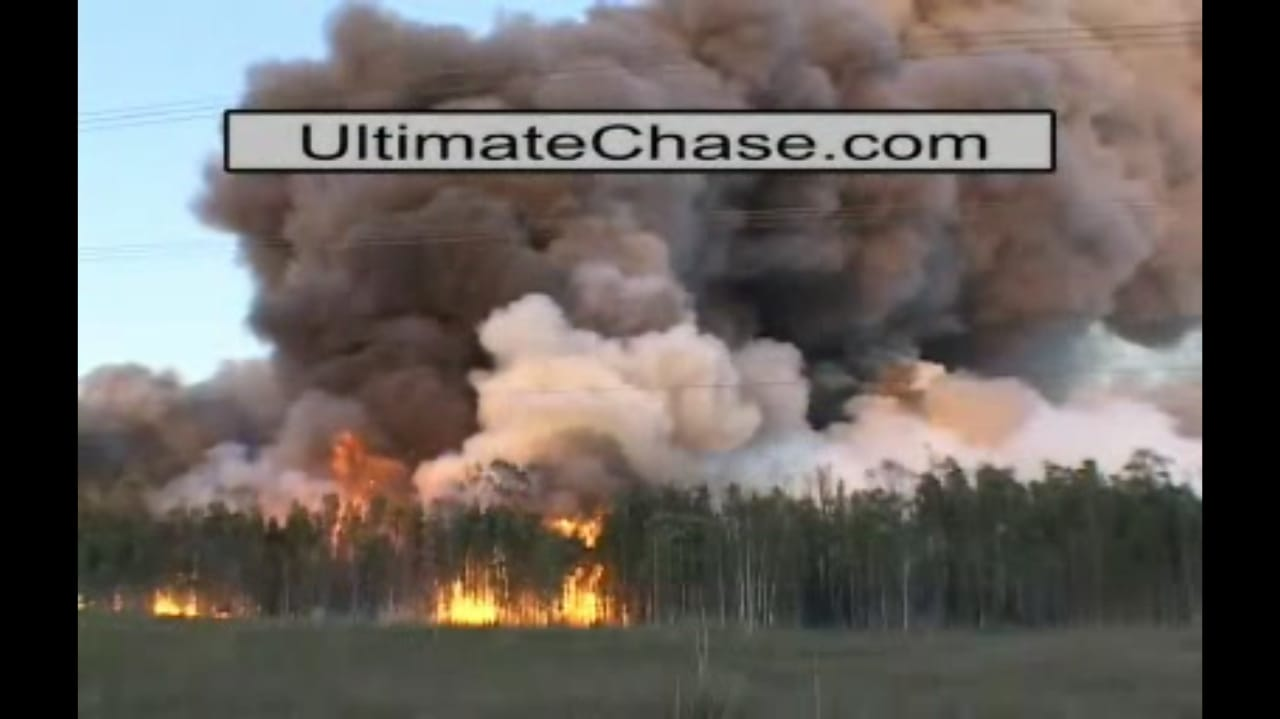
#> input picture 1.jpg, 1280 x 719 px, given in place of 1.jpeg, which was not available
$ python test.py
#> lines starting #> are read from the running program, lines starting #| are printed output that depends on the picture; after the words box and inside, x2 and y2 are one past the last pixel; in counts of white or black regions, pixels touching at a corner belong together; long printed decimals are rounded; pictures that were not available may be replaced by others from this repository, and a replacement may not be noted
import cv2
import numpy as np
import PIL
from PIL import Image
from numpy import array
import re
import string

# open or read the images
img1 = cv2.imread('1.jpeg')
#> img1 is the input picture: shape (719, 1280, 3); mean B, G, R 93.5, 97.8, 103.8
img2 = cv2.imread('2.jpeg')
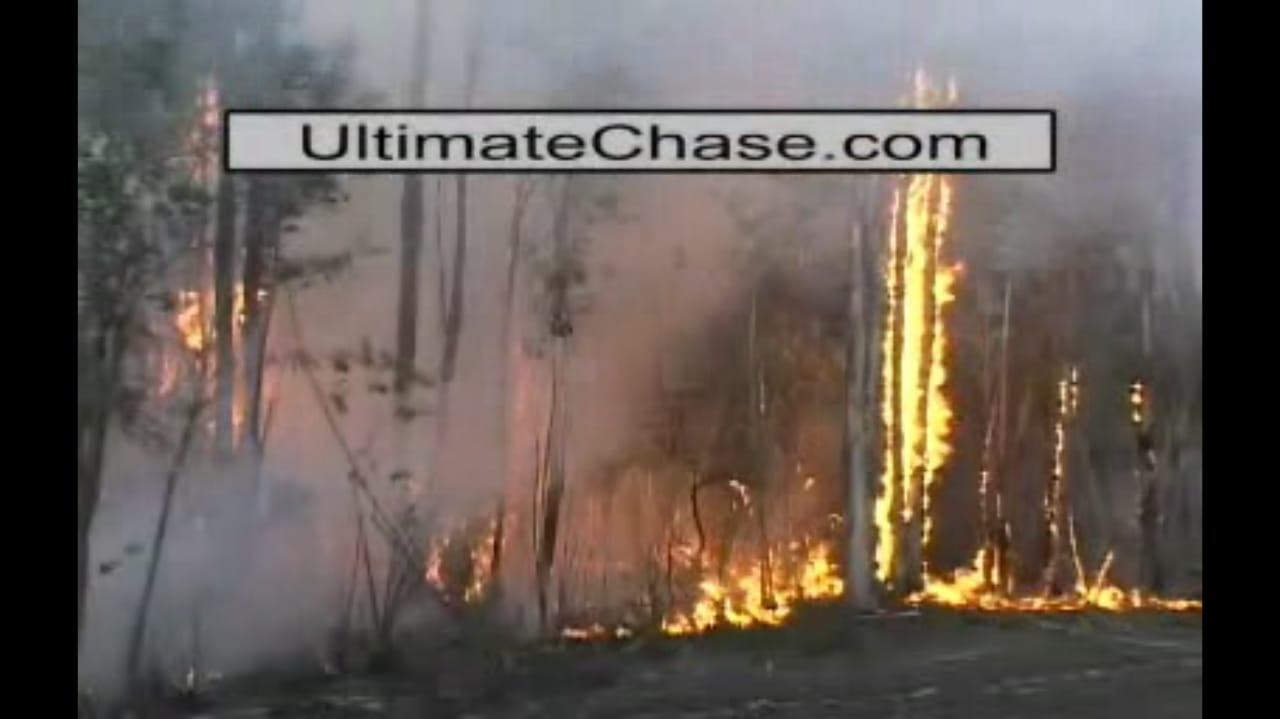
#> input picture 2.jpg, 1280 x 719 px, given in place of 2.jpeg, which was not available
#> img2 is the input picture: shape (719, 1280, 3); mean B, G, R 86.9, 93.2, 102.9

# resize the images to speed up processing
img1 = cv2.resize(img1,(640,480))
#> img1: shape (480, 640, 3)
img2 = cv2.resize(img2,(640,480))
#> img2: shape (480, 640, 3)


# display resized images
#cv2.imshow("Image 1", img1)
#cv2.imshow("Image 2", img2)

# convert imags to grayscale. This reduces matrices from 3 (R, G, B) to just 1
gray1 = cv2.cvtColor(img1, cv2.COLOR_BGR2GRAY)
gray2 = cv2.cvtColor(img2, cv2.COLOR_BGR2GRAY)

# disply grayscale images
#cv2.imshow("Gray 1", gray1)
#cv2.imshow("Gray 2", gray2)

# blue the images to get rid of sharp edjes/outlines. This will improve the processing
gray1 = cv2.GaussianBlur(gray1, (21, 21), 0)
gray2 = cv2.GaussianBlur(gray2, (21, 21), 0)

# display blurred images
#cv2.imshow("Blur 1", gray1)
#cv2.imshow("Blur 2", gray2)

# obtain the difference between the two images & display the result
imgDelta = cv2.absdiff(gray1, gray2)
#cv2.imshow("Delta", imgDelta)

# coonvert the difference into binary & display the result
thresh = cv2.threshold(imgDelta, 25, 255, cv2.THRESH_BINARY)[1]
#> thresh: shape (480, 640); 53% white; 15 black regions (5 under 20 px), largest, box (x1, y1, x2, y2) and area: (0, 0, 640, 480) 141992, (410, 167, 441, 225) 621, (162, 459, 208, 480) 610
#cv2.imshow("Thresh", thresh)

# dilate the thresholded image to fill in holes & display the result
thresh = cv2.dilate(thresh, None, iterations=2)
#> thresh: shape (480, 640); 60.7% white; 25 black regions (10 under 20 px)
#cv2.imshow("Dilate", thresh)

# find contours or continuous white blobs in the image
contours, hierarchy = cv2.findContours(thresh,cv2.RETR_TREE,cv2.CHAIN_APPROX_SIMPLE)
#> contours = 60 contours, 17 with area under 20; largest, box (x1, y1, x2, y2) and area: (33, 0, 606, 480) 138973, (167, 0, 604, 83) 26554, (40, 292, 207, 449) 12077, (451, 333, 601, 412) 4945, (269, 130, 350, 227) 4468

# find the index of the largest contour
areas = [cv2.contourArea(c) for c in contours]
#> areas = 60 values, max 138973 at index 26, min 2 at index 30, mean 3296.9
max_index = np.argmax(areas)
#> max_index = 26
cnt=contours[max_index]
#> cnt = contour of 1661 points, box (x1, y1, x2, y2) (33, 0, 606, 480), area 138973

# draw a bounding box/rectangle around the largest contour
x,y,w,h = cv2.boundingRect(cnt)
#> x = 33; y = 0; w = 573; h = 480
cv2.rectangle(img2,(x,y),(x+w,y+h),(0,255,0),2)
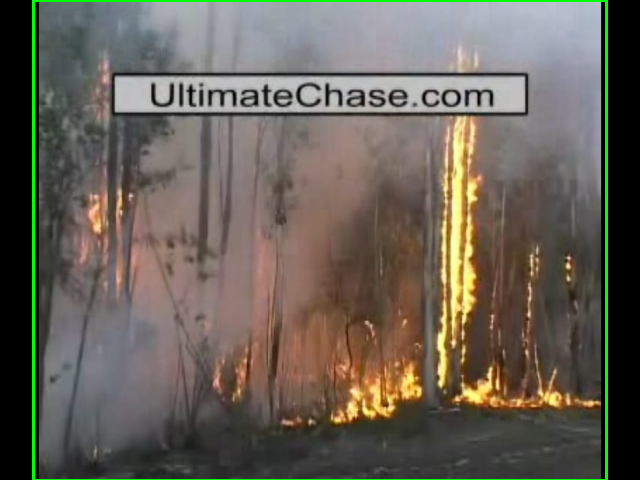
#> img2: shape (480, 640, 3); mean B, G, R 86.1, 96.2, 102.2
rectagle_crooped_img=img2[y:y+h,x:x+w]
#cv2.imshow('rectagle_crooped_img',rectagle_crooped_img)
cv2.imwrite('rectagle_crooped_img.jpeg',rectagle_crooped_img)

cv2.rectangle(thresh,(x,y),(x+w,y+h),(0,255,0),2)
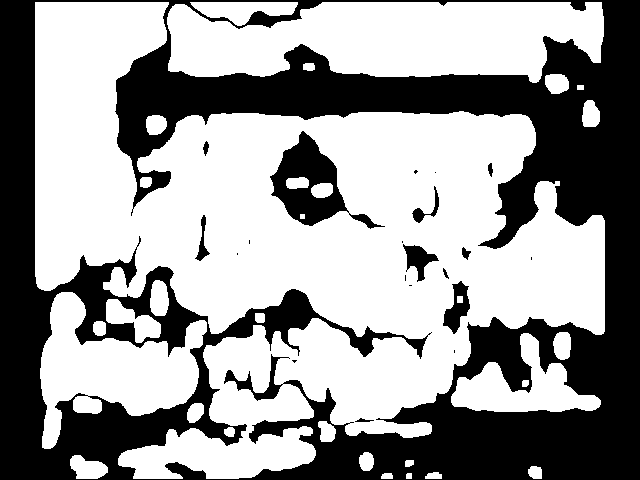
#> thresh: shape (480, 640); 60.2% white; 21 black regions (10 under 20 px), largest, box (x1, y1, x2, y2) and area: (0, 0, 640, 480) 116271, (270, 131, 385, 229) 3999, (443, 281, 470, 334) 708


crop_img=thresh[y:y+h,x:x+w]
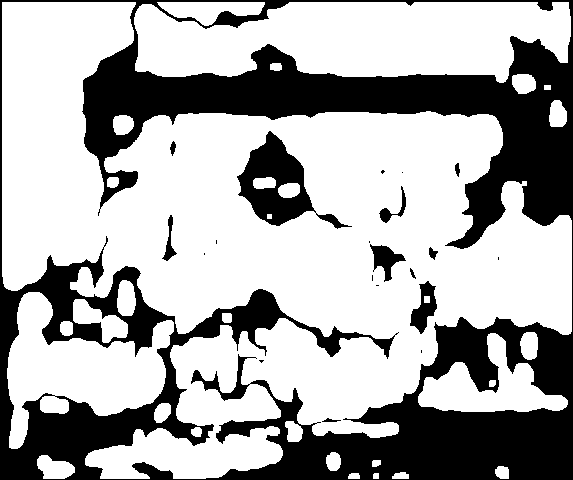
#> crop_img: shape (480, 573); 67.2% white; 21 black regions (10 under 20 px), largest, box (x1, y1, x2, y2) and area: (0, 0, 573, 480) 84111, (237, 131, 352, 229) 3999, (410, 281, 437, 334) 708

#cv2.imshow("cropped",crop_img)
cv2.imwrite('crop_img.jpeg',crop_img)


image = cv2.imread('crop_img.jpeg')
#> image: shape (480, 573, 3); min 0, max 255, mean 171.4
gray = cv2.cvtColor(image, cv2.COLOR_BGR2GRAY)

# Set threshold level
threshold_level = 50

# Find coordinates of all pixels above threshold
coords = np.column_stack(np.where(gray > threshold_level))
#> coords = 184894 pairs, first value 2 to 478, second value 2 to 571


# Create mask of all pixels lower than threshold level
mask = gray > threshold_level

# Color the pixels in the mask
image[mask] = (204, 119, 0)

cv2.imshow('image', image)

# display the original image for reference
cv2.imshow("Show",img2)


# check for fire in RGB
rectagle_crooped_img1 = cv2.imread('rectagle_crooped_img.jpeg')
RGBfire = cv2.GaussianBlur(rectagle_crooped_img1, (21, 21), 0)
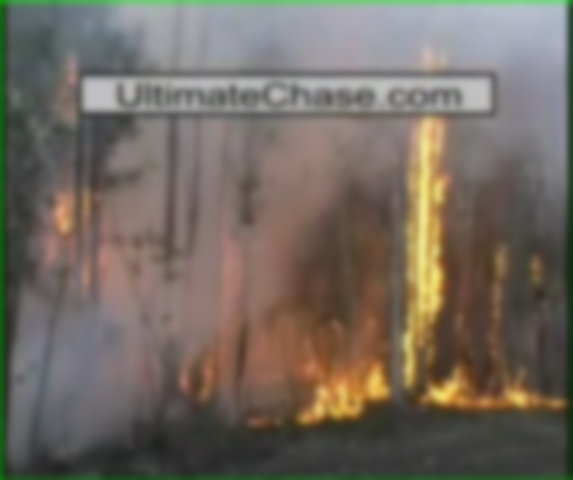
#> RGBfire: shape (480, 573, 3); mean B, G, R 96.4, 105.6, 114.3
RGBfire1 = cv2.cvtColor(RGBfire, cv2.COLOR_BGR2RGB)

lower = [10,10,10]
upper = [250,250,250]
low = np.array(lower, dtype="uint8")
upp = np.array(upper, dtype="uint8")

maskRGB = cv2.inRange(RGBfire1, low, upp)
#> maskRGB: shape (480, 573); every value is 255
mask1 = cv2.bitwise_and(rectagle_crooped_img1,RGBfire1 , mask= maskRGB)
mask1[maskRGB>0] = (87, 20, 227)
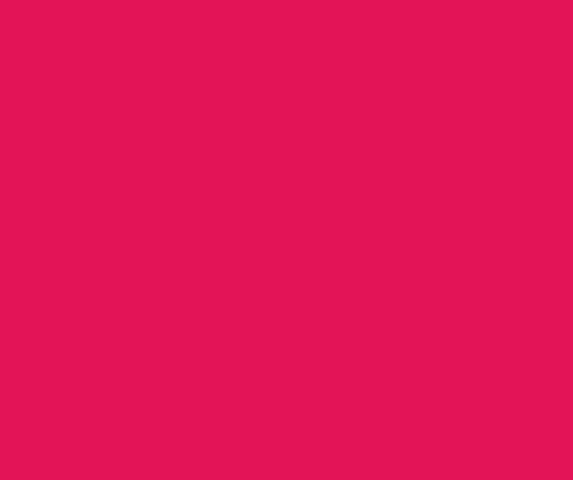
#> mask1: shape (480, 573, 3); mean B, G, R 87, 20, 227
cv2.imshow('testRGB', rectagle_crooped_img1)
cv2.imshow('testRGBMask', mask1)
cv2.imwrite('RGBfireImg.jpeg',mask1)

# check for fire in YCbCr
rectagle_crooped_img1 = cv2.imread('rectagle_crooped_img.jpeg')
YCCfire = cv2.GaussianBlur(rectagle_crooped_img1, (21, 21), 0)
YCCfire1 = cv2.cvtColor(YCCfire, cv2.COLOR_BGR2YCR_CB)
#> YCCfire1: shape (480, 573, 3); mean of channels 0, 1, 2 107.2, 133.1, 121.9

lower = [0,150,0]
upper = [255,255,120]
low = np.array(lower, dtype="uint8")
upp = np.array(upper, dtype="uint8")

maskYCC = cv2.inRange(YCCfire1, low, upp)
#> maskYCC: shape (480, 573); 6.2% white; 20 white regions (7 under 20 px), largest, box (x1, y1, x2, y2) and area: (249, 296, 389, 424) 9491, (423, 366, 562, 410) 2413, (427, 120, 450, 250) 1764
mask2 = cv2.bitwise_and(rectagle_crooped_img1,YCCfire1 , mask= maskYCC)
mask2[maskYCC>0] = (70, 40, 27)
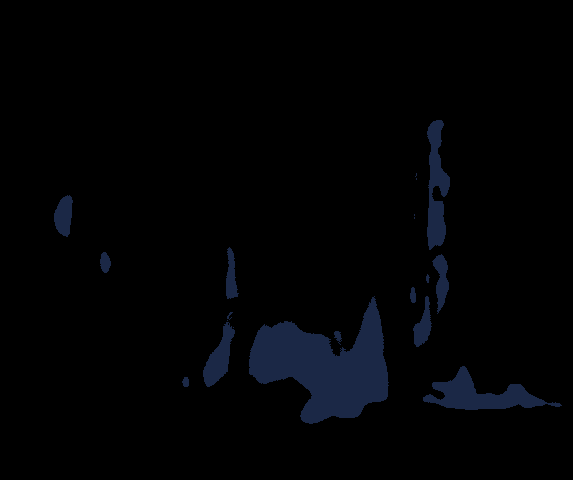
#> mask2: shape (480, 573, 3); mean B, G, R 4.3, 2.5, 1.7
cv2.imshow('testYCC', rectagle_crooped_img1)
cv2.imshow('testYCCMask', mask2)
cv2.imwrite('YCCfireImg.jpeg',mask2)


# check for smoke in RGB
rectagle_crooped_img = cv2.imread('rectagle_crooped_img.jpeg')
smoke = cv2.GaussianBlur(rectagle_crooped_img, (21, 21), 0)
smoke = cv2.cvtColor(smoke, cv2.COLOR_BGR2RGB)

PixelCoordinates = []
imgsmoke = PIL.Image.open('rectagle_crooped_img.jpeg')
width,height=imgsmoke.size
#> width = 573; height = 480
scount=0;
for x in range(0,width):
    for y in range(0,height):
        b0, g0, r0 = imgsmoke.getpixel((x,y))
        if r0 <= g0 <= b0 and 0 <= b0-r0 <= 15 :
            PixelCoordinates.append([x,y])
            scount= scount + 1;
#> after the loop, PixelCoordinates = 54817 items; scount = 54817


smokepercentage = (scount/len(coords))*100
#> smokepercentage = 29.65
print(smokepercentage)
#| 29.648


#wait for key press and then terminate all open windows
cv2.waitKey(0)
cv2.destroyAllWindows()
